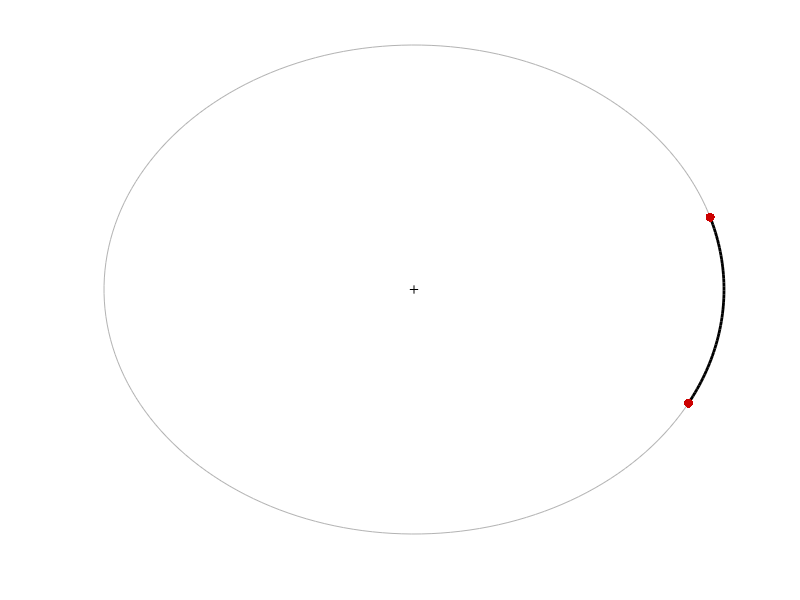

The MATLAB source for this figure: (Note: this script raises an error after producing the figure.)
function demo_Riemannian_S1_interp02
% Interpolation on 1-sphere manifold (formulation with imaginary numbers, parameterization of x as angle)
%
% If this code is useful for your research, please cite the related publication:
% @article{Calinon19,
% 	author="Calinon, S. and Jaquier, N.",
% 	title="Gaussians on {R}iemannian Manifolds for Robot Learning and Adaptive Control",
% 	journal="arXiv:1909.05946",
% 	year="2019",
% 	pages="1--10"
% }
% 
% Copyright (c) 2019 Idiap Research Institute, http://idiap.ch/
% Written by Sylvain Calinon, http://calinon.ch/
% 
% This file is part of PbDlib, http://www.idiap.ch/software/pbdlib/
% 
% PbDlib is free software: you can redistribute it and/or modify
% it under the terms of the GNU General Public License version 3 as
% published by the Free Software Foundation.
% 
% PbDlib is distributed in the hope that it will be useful,
% but WITHOUT ANY WARRANTY; without even the implied warranty of
% MERCHANTABILITY or FITNESS FOR A PARTICULAR PURPOSE. See the
% GNU General Public License for more details.
% 
% You should have received a copy of the GNU General Public License
% along with PbDlib. If not, see <http://www.gnu.org/licenses/>.

addpath('./m_fcts/');


%% Generate datapoints (parameterization as angle)
%%%%%%%%%%%%%%%%%%%%%%%%%%%%%%%%%%%%%%%%%%%%%%%%%%%%%%%%%%%%%%%%%%%%%%%%%%%
% x = (rand(1,2)-0.5) * 2*pi;
% x = [3.4, 2.9];
x = [.3, 5.8];


%% Geodesic interpolation (interpolation between two points can be computed in closed form)
%%%%%%%%%%%%%%%%%%%%%%%%%%%%%%%%%%%%%%%%%%%%%%%%%%%%%%%%%%%%%%%%%%%%%%%%%
nbData = 50; %Number of interpolation steps
w = linspace(0,1,nbData);
xi = zeros(1,nbData);
for t=1:nbData
	xi(t) = expmap(w(t) * logmap(x(2),x(1)), x(1));
end


%% 2D plot
%%%%%%%%%%%%%%%%%%%%%%%%%%%%%%%%%%%%%%%%%%%%%%%%%%%%%%%%%%%%%%%%%%%%%%%%%%%
figure('position',[10,10,1300,950]); hold on; axis off; 
t = linspace(0, 2*pi, 200);
plot(cos(t), sin(t), '-','color',[.7 .7 .7]);
plot(0,0,'k+');
u = logmap(x(2), x(1));
x = exp(x*1i);
xi = exp(xi*1i);
plot(real(xi), imag(xi), '-','linewidth',2,'color',[0 0 0]);
plot(real(x), imag(x), '.','markersize',20,'color',[.8 0 0]);
x = [real(x(1)); imag(x(1))];
xn = [-x(2); x(1)];
xn = xn .* u ./ norm(xn);
plot2DArrow(x, xn, [.8,0,0], 2, .04);
axis equal; 

% print('-dpng','graphs/demo_Riemannian_S1_interp01b.png');
pause;
close all;
end


%% Functions
%%%%%%%%%%%%%%%%%%%%%%%%%%%%%%%%%%%%%%%%%%%%%%%%%%%%%%%%%%%%%%%%%%%%%%%%%%%
function x = expmap(u,x0)
% 	x = exp(x0*1i) * exp(u*1i);
	x = x0 + u;
end

function u = logmap(x,x0)
% 	u = x - x0;
	u = imag(log(exp(x0*1i)' * exp(x*1i)));
end